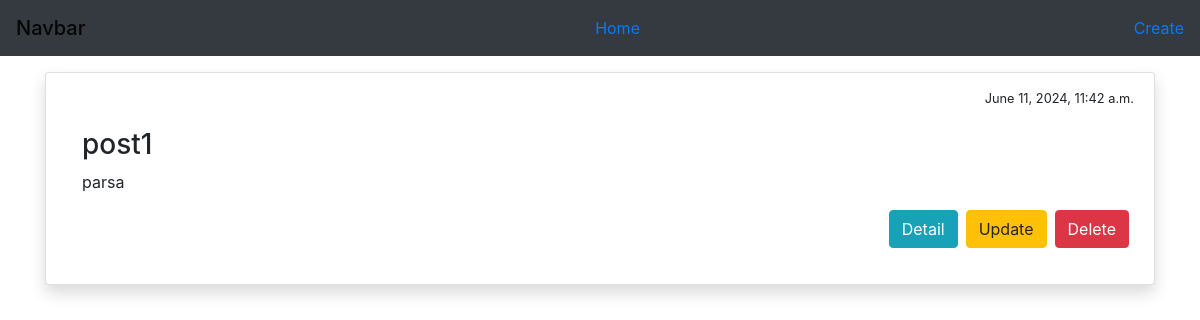
Page /blog/ on the earlier database version.
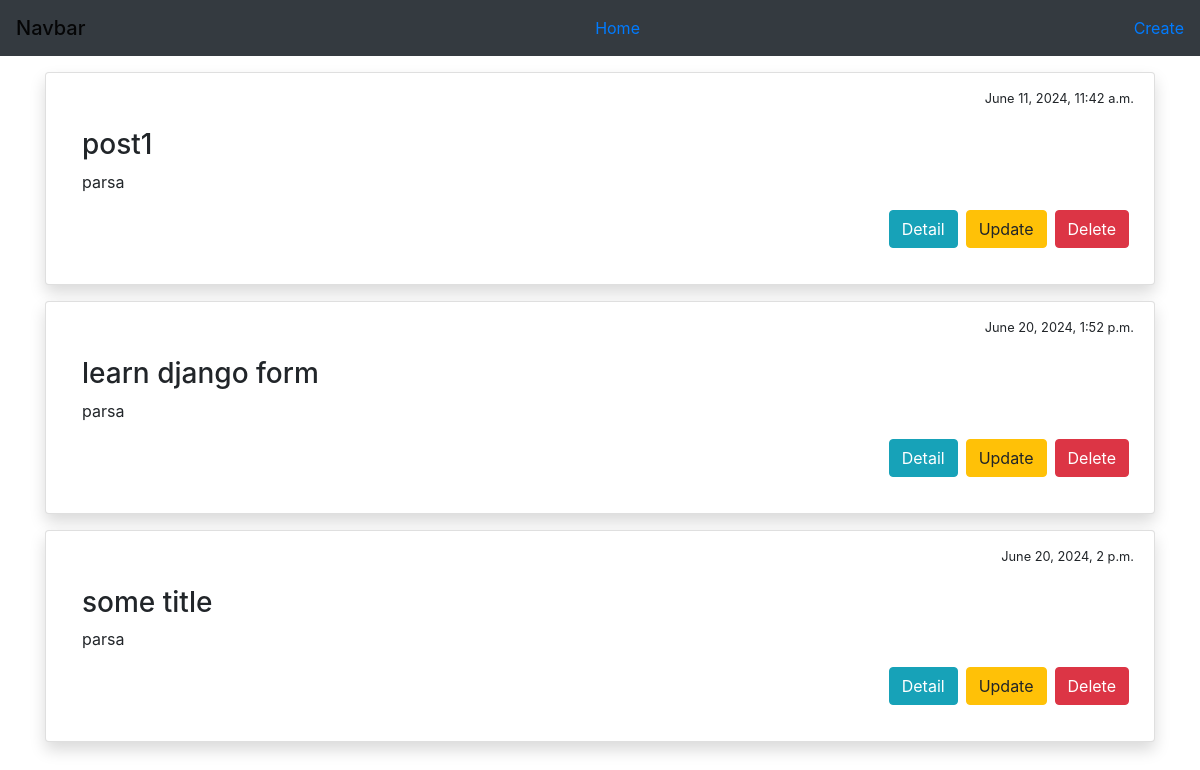
Same page on the later database version.
### blog/models.py (models this page shows, shortened)
class Post(models.Model):
    STATUS_CHOICES = (
        ('pub', 'Published'),
        ('drf', 'Draft'),
    )
    title = models.CharField(max_length=100)
    text = models.TextField()
    date_created = models.DateTimeField(auto_now_add=True)
    date_modified = models.DateTimeField(auto_now=True)
    status = models.CharField(choices=STATUS_CHOICES, default='drf', max_length=3)
    author = models.ForeignKey('auth.User', on_delete=models.CASCADE, null=True)

### blog/views.py (the view)
# urls.py: path('', views.all, name='all_posts'),
def all(request):
    all_posts = Post.objects.filter(status='pub')
    return render(request, 'blog/posts.html', {'posts': all_posts})

### blog/templates/blog/posts.html (shortened to what this page needs)
{% extends '_base.html'%}
{%block content%}
   {% for post in posts %}
   <div class="card mt-3 p-3 shadow">
      <div class="row justify-content-end mr-1">
         <small>{{ post.date_created }}</small>
      </div>
      <div class="card-body">
          <h3>{{ post.title }}</h3>
          <p> {{ post.author }}</p>
            <div class="row justify-content-end">
               <a class="btn btn-info mx-1" href="{% url 'post_detail' post.id %}">Detail</a>
               <a class="btn btn-warning mx-1" href="{% url 'update_post' post.id %}">Update</a>
               <a class="btn btn-danger mx-1" href="{% url 'remove_post' post.id %}">Delete</a>
            </div>
      </div>
   </div>
   {% endfor %}
{%endblock%}

Differences in the rows shown:
added Post: date_created "June 20, 2024, 1:52 p.m.", title "learn django form", author "parsa"
added Post: date_created "June 20, 2024, 2 p.m.", title "some title", author "parsa"
